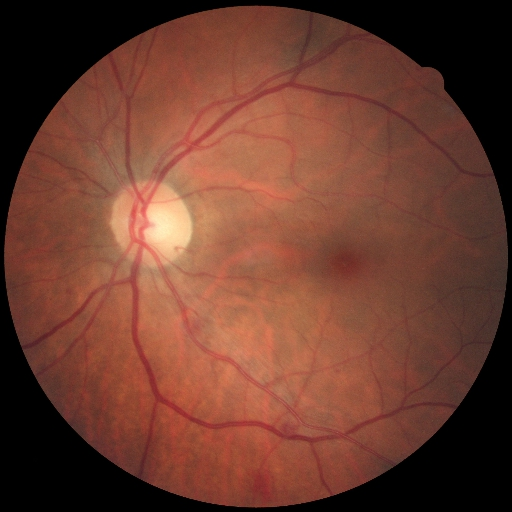
#> input picture M2_Fovea_loc/8_left.jpg, 512 x 512 px
$ python vascular2graph.py ../../M2_Fovea_loc/8_left.jpg   (older library calls are emulated)
#> lines starting #> are read from the running program, lines starting #| are printed output that depends on the picture
### PVBM/helpers/skeleton.py
import skimage
import cv2
import numpy as np


# [153 lines left out: functions sk_skeletonize, kernel_skeleton, thin_skeleton, not called in this run]

def filter_over(thin_src):
    '''
    remove repeat point at cross over ??
    '''
    assert thin_src.dtype == np.uint8
    width, height = thin_src.shape[::-1]

    for i in range(height):
        for j in range(width):
            p1 = thin_src[i, j]
            if p1 != 1:
                continue
            p4 = thin_src[i, j + 1] if j < width - 1 else 0
            p8 = thin_src[i, j - 1] if j > 0 else 0
            p2 = thin_src[i - 1, j] if i > 0 else 0
            p3 = thin_src[i - 1, j + 1] if i > 0 and j < width - 1 else 0
            p9 = thin_src[i - 1, j - 1] if i > 0 and j > 0 else 0
            p6 = thin_src[i + 1, j] if i < height - 1 else 0
            p5 = thin_src[i + 1, j + 1] if i < height - 1 and j < width - 1 else 0
            p7 = thin_src[i + 1, j - 1] if i < height - 1 and j > 0 else 0

            if p2 + p3 + p8 + p9 >= 1:
                thin_src[i, j] = 0
    # cv2.imwrite('000.png',thin_src)
    return thin_src

### PVBM/helpers/vascular2graph.py
#!/usr/bin/env python3
#
# MorphoSnake - Python Morphometry program for 2D shapes
#
# Fredrik Jansson, Pirom Konglerd, Catherine Reeb 2014-2017
# Released under the GNU General Public License v3.0.
# https://github.com/fjansson/MorphoSnake
#
# written for Python3

import mahotas as mh
import matplotlib as mpl
import matplotlib.colors
import matplotlib.pyplot as plt
import numpy as np
from skimage import morphology
import networkx as nx
import json
import sys
import os.path
import pickle
import cv2
import itertools
import math

# angle constant, and distance constant for superposition treatement

d_alpha = np.pi/8
d_pixels = 15


# list of all keys measuring lengths - these are scaled with px_mm
length_keys = ['dia', 'dia_2', 'branchlength', 'branchlength_e', 'W_mean', 'W_max', 'W_min', 'W_std', 'apicaldist',]

# list of all keys measuring angles - these are converted to degrees
angle_keys = ['alpha', 'alpha_e']


# colors and other visual settings
background_color = (0.2,0.2,0.2)
leaf_color = (0.1,0.5,0)
skel_color = (0.2,0.9,0)
contour_color = (0,0,0.9)
node_color = (1.0,0.2,1)
node_color_fertile = (1.0,1.0,0.0)
node_color_cut = (0.5,0.5,0.7)
node_color_carac = (1.0,0.0,0.0)
node_alpha = 0.8
node_edge_color = 'magenta'
edge_color = 'magenta'
edge_width = 4
edge_alpha = 0.6
terminal_disk_color = (1,0,0.4)
terminal_disk_alpha = 0.2
root_disk_color = 'y'
root_disk_alpha = .5
select_disk_color = 'c'
select_disk_alpha = .5

# color maps for imshow
leaf_colors = matplotlib.colors.ListedColormap([leaf_color, background_color]) # can also give triples of rgb floats: (1,.3,.1)
skel_colors = matplotlib.colors.ListedColormap([skel_color])

contour_colors = matplotlib.colors.ListedColormap([contour_color])

# from http://rosettacode.org/wiki/Zhang-Suen_thinning_algorithm
# [5 lines left out: function neighbours, not called in this run]

# from http://rosettacode.org/wiki/Zhang-Suen_thinning_algorithm
# count the number of 0->1 transitions in a list
def transitions(neighbours):
    n = neighbours + neighbours[0:1]    # P2, ... P9, P2
    return sum((n1, n2) == (0, 1) for n1, n2 in zip(n, n[1:]))

# squared distance between two points p and q, given as tuples
def distsq(p, q):
    return (p[0]-q[0])**2 + (p[1]-q[1])**2

# [74 lines left out: functions dist, distToSet, findClosest, terminals, not called in this run]

# offsets to the 8 neighbor pixels around one pixel
NeighborOffsets = [(1,0), (1,1), (0,1), (-1,1), (-1,0), (-1,-1), (0, -1), (1, -1)]


# Walk the skeleton starting at p.  Stop when meeting a junction or a
# terminal, or when it's impossible to continue because there are no
# unvisited neighbors.  Returns the final point, a string indicating
# the reason for stopping, and a length estimate.

# The walk assumes that the skeleton is as thin as possible, i.e. no
# staircases.  Every pixel in the non-junction parts, is assumed to
# have exactly two neighbors.  This seems to work with the skeleton
# returned by skicit image's thinning-based skeletonizer.

# [106 lines left out: functions skeletonWalk, buildTree, not called in this run]
        #if t == 't':
        #if t == 'l':  # this branch forms a loop.
            # added to the networkX graph above in any case.


# plot all edges in the graph G
# but better to use networkx's builtin plots
def plotG(G):
    for e in G.edges():
        plt.plot((e[0][0], e[1][0]), (e[0][1], e[1][1]), 'c-')


# find the Strahler order of each node in the graph
# S = max(S_children) + delta
#  where delta = 1 if two (or more) children have the max value
#  for a leaf, S = 1
#
# we want Strahler order for edges as well.
# for each edge, the number is the smaller of the Strahler numbers of
# the two nodes.
# S(e) = min (S(e[0]), S(e[1]))
#
# also compute 'level':
# the level of a leaf is 1. The level of a node is max(children's levels) + 1
# property: a node has a higher level than any of it's children
# used to identify parent when measuring angles.

# [392 lines left out: functions StrahlerOrder, maxDisk, crossing, angle, measureDia, measureApicalDist and 5 more, not called in this run]

# return the directory of the leafsnake.py file
# used to find the leaf database
# http://stackoverflow.com/questions/4934806/python-how-to-find-scripts-directory
def getScriptPath():
    return os.path.dirname(os.path.realpath(sys.argv[0]))


# find the distance between a point p and the line segment between l1 and l2.
# http://paulbourke.net/geometry/pointlineplane/
# [119 lines left out: functions distPointLine, findClosestEdge, findClosestSkel, deleteNode, addNodeSkel, initializeColorNode, not called in this run]

def fourNeighbours(i,x,y):
    return [i[y+1][x], i[y][x+1], i[y-1][x], i[y][x-1]]


# s is a binary array of size M x N
# return the all the points of value 1 that have a cross neighbor of value 0
# used to extract the outline of the image.
# [138 lines left out: functions findContour, lineEquation, perpendicularLineEquation, cutSpace, measureLeafWidth, MoyAngleStrahler and 2 more, not called in this run]

# p is an (x, y) tuple, s is a list of (x, y) tuples .
# return the point in s closest to p.
def findFurthest(s, p):
    ds = [distsq(p, q) for q in s]
    return s[ds.index(max(ds))]

#transforms the contours retourned by cv2 function to a list of couples
#shape is a two dimensional array containing the separated contours
#shape_all is the list of every contour pixel
# [170 lines left out: functions contourToList, colorLine, finalStrat, bresenham, findAngleMoy, markCutPoints and 4 more, not called in this run]

def euclidean_distance(point1, point2):
    return math.sqrt((point1[0] - point2[0]) ** 2 + (point1[1] - point2[1]) ** 2)
# [33 lines of commented-out code are left out]

# [21 lines left out: function calculate_distances_and_prune, not called in this run]
    # return G


###################################################################################
# Main code starts here
#
if __name__ == '__main__':
    # take the file name from the command line, if given
    if len(sys.argv) > 1:
        filename = sys.argv[1]
    else:
        filename = 'open_v.png'


    # read database of leaves
    leaves = {}

    fileHandle = None
    try:
        leavesFile = getScriptPath() + '/leaves.json'
        print('Database file: ' + leavesFile)
        fileHandle = open(leavesFile, 'r')
    except:
        print('Could not load the leaf data base')

    if fileHandle != None:
        # if the file exists, but the JSON is not correct, this will fail
        # This is on purpose, since if we continue and save the database at the end,
        # the data in it will be overwritten
        leaves = json.load(fileHandle)


    path_basename = os.path.splitext(filename)[0]
    print('path_basename', path_basename)
    basename = os.path.splitext(os.path.basename(filename))[0]

    leafData = {}
    try:
        #find the current leaf, based on file name
        leafData = leaves[basename]
    except:
        print('%s was not found in the leaf data base'%basename)
        # add an entry for this leaf to the ditionary
        leaves[basename] = leafData

    print('Data for this leaf: ' + str(leafData))

    px_mm = None
    root = None
    select = None

    try:
        px_mm = leafData['px_mm']
    except:
        print('No resolution found for leaf %s'%basename)

    try:
        root = tuple(leafData['root'])
    except:
        print('No root found for leaf %s'%basename)

    print('Resolution: ' + str(px_mm) + ' px/mm')
    print('Root:       ' + str(root))
    print()

    print('Reading image %s'%filename)
    img = mh.imread(filename)
#> img is the input picture: shape (512, 512, 3); mean R, G, B 108.8, 61.4, 47

    #Finding the contours of the image, useful to remark loops
    # print(img.shape)
    # if len(img.shape) == 3: #color image
    #     #convert to grayscale
    #     imgray = mh.colors.rgb2gray(img, dtype=np.uint8)
    if len(img.shape) == 3:
        imgray = cv2.cvtColor(img, cv2.COLOR_BGR2GRAY)
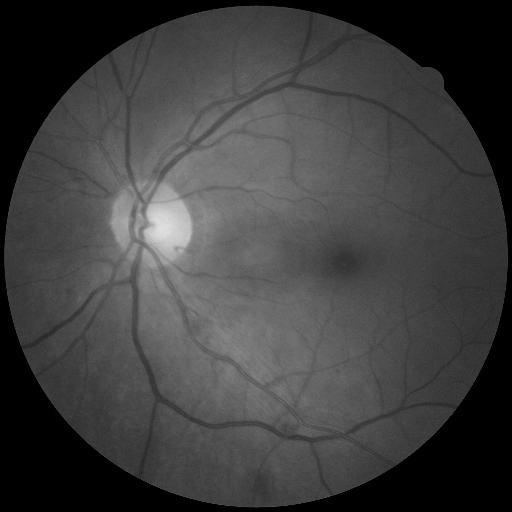
#> imgray: shape (512, 512); min 0, max 227, mean 62.5
    else:
        imgray = img
    imgray = imgray.astype(np.uint8)

    ####################################################################################
    # ret, thresh = cv2.threshold(imgray, 127, 255, 0)
    # contours, hierarchy = cv2.findContours(thresh, cv2.RETR_TREE, cv2.CHAIN_APPROX_NONE)

    # # color image handling - works if the background is brighter than the object
    # if len(img.shape) == 3: #color image
    #     #convert to grayscale
    #     img = mh.colors.rgb2gray(img, dtype=np.uint8)


    # # thresholding
    # T_otsu = mh.otsu(img) # finds a numeric threshold
    # img = (img > T_otsu)  # make image binary

    # # invert the image (just because the test image is stored the other way)
    # img = ~img

    # # close single-pixel holes. Also makes the skeletonization much more well-behaved,
    # # with less tiny branches close to terminals.
    # #
    # # This can create loops if two branches are separated by < 3 px of background
    # img = mh.close(img)
    ############################################################################################
    # print('Thinning...')
    # # skeletonization from scikit image.
    # # Zhang-Suen algorithm (apparently with staircase removal)
    # skel = morphology.skeletonize(img,method='lee') ## (0-255)
    # contours, hierarchy = cv2.findContours(skel, cv2.RETR_TREE, cv2.CHAIN_APPROX_NONE)


    # cv2.imwrite('skel.png',skel)

    # Try mahotas skeletonization. Makes many spikes.
    # works better after mh.close(), but still splits many tips in two.
    # Also gives staircases in the skeleton.
    #skel = mh.thin(img)
    #skel = morphology.skeletonize(skel)  # one pass of the other skeletonization to remove staircases


    ################

    # find terminals and junctions. t and j are in the format [(x1, y1), (x2, y2), ...]
    print('Features...')
    # t, j = terminals(skel)

    # input_image = dst.astype(np.uint8) # must be black and white thin network image
    # binary_skel = np.where(skel==0,0,1).astype(np.uint8)

    from skeleton import sk_skeletonize,filter_over
    from terminals import get_terminals_hitmiss,show_terminals
    from plantcv import plantcv as pcv
    from main_branch import two_main_branch,remove_optic,optic_center

    print('Thinning...')
    # skeletonization from scikit image.
    # Zhang-Suen algorithm (apparently with staircase removal)
    # skel = morphology.skeletonize(img,method='lee') ## (0-255)
    # skel = sk_skeletonize(img)
    skel = morphology.skeletonize(img)
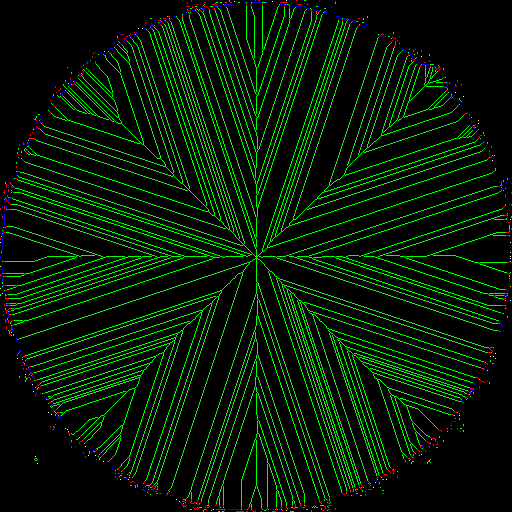
#> skel: shape (512, 512, 3) bool; mean R, G, B 0.00374, 0.0986, 0.00292
#> (the run stopped early here; a loop or call above may not have finished)
